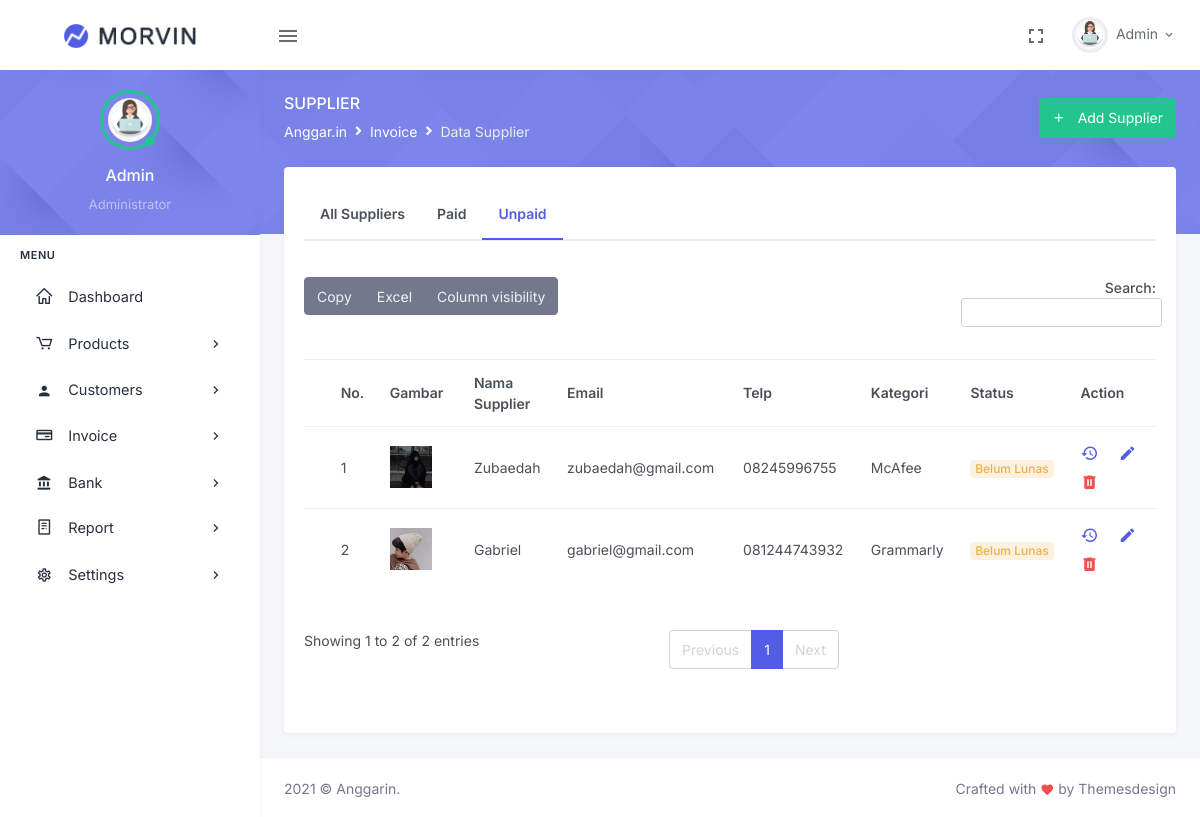
The app's page /index.php/supplier/unpaidSupplier with its own data.
### tables this page shows
CREATE TABLE IF NOT EXISTS `supplier` (
  `id_supplier` int(11) NOT NULL AUTO_INCREMENT,
  `nama_supplier` varchar(100) NOT NULL,
  `telp_supplier` varchar(50) NOT NULL,
  `email_supplier` varchar(50) NOT NULL,
  `kategori` varchar(150) NOT NULL,
  `keterangan_supplier` varchar(50) NOT NULL,
  `gambar_supplier` varchar(500) DEFAULT NULL,
  PRIMARY KEY (`id_supplier`)
);

### application/controllers/supplier.php (called while the page is built, shortened)
<?php
class supplier extends CI_Controller {
    public function __construct(){
        $this->load->model('supplier_model');
        $this->load->library('form_validation');
    }
    public function unpaidSupplier(){
        $data['title']='Data Supplier';
        $data['unpaid_supplier'] = $this->supplier_model->getUnpaidSupplier();
        $this->load->view('template/header', $data);
        $this->load->view('supplier/unpaidSupplier');
        $this->load->view('template/footer');
    }
}
?>

### index.php (called while the page is built, shortened)
<?php
require_once BASEPATH.'core/CodeIgniter.php';

### application/models/supplier_model.php (called while the page is built, shortened)
<?php
class supplier_model extends CI_Model{
    public function getUnpaidSupplier(){
        $sql = "SELECT * FROM supplier WHERE keterangan_supplier='Belum Lunas'";
        $result = $this->db->query($sql);
        return $result->result_array();
    }
}
?>

### application/views/supplier/unpaidSupplier.php (the view)
<div class="main-content">
    <div class="page-content">
        <div class="page-title-box">
            <div class="container-fluid">
                <div class="row align-items-center">
                    <div class="col-sm-6">
                        <div class="page-title">
                            <h4>Supplier</h4>
                                <ol class="breadcrumb m-0">
                                    <li class="breadcrumb-item"><a href="javascript: void(0);">Anggar.in</a></li>
                                    <li class="breadcrumb-item"><a href="javascript: void(0);">Invoice</a></li>
                                    <li class="breadcrumb-item active">Data Supplier</li>
                                </ol>
                        </div>
                    </div>
                    <div class="col-sm-6">
                    <div class="float-end d-none d-sm-block">
                        <a href="<?= base_url();?>addsupplier" class="btn btn-success"><i class="mdi mdi-plus me-2"></i> Add Supplier</a>
                    </div>
                    </div>
                </div>
            </div>
            </div>
        <div class="container-fluid">
            <div class="page-content-wrapper">
                <div class="row">
                    <div class="col-lg-12">
                        <div class="card">
                            <div class="card-body">
                            <ul class="nav nav-tabs nav-tabs-custom mb-4">
                                <li class="nav-item">
                                    <a class="nav-link fw-bold p-3 " href="<?php echo base_url('')?>supplier">All Suppliers</a>
                                </li>
                                <li class="nav-item">
                                    <a class="nav-link p-3 fw-bold " href="<?php echo base_url('')?>paidSupplier">Paid</a>
                                </li>
                                <li class="nav-item">
                                    <a class="nav-link p-3 fw-bold active" href="<?php echo base_url('')?>unpaidSupplier">Unpaid</a>
                                </li>
                            </ul>
                            <div class="table mt-3 tab-content">
                                    <table id="datatable-buttons" class="table table-centered datatable dt-responsive nowrap " style="border-collapse: collapse; border-spacing: 0; width: 100%;">
                                        <thead class="thead-light">
                                            <tr>
                                                <th></th>
                                                <th>No.</th>
                                                <th >Gambar</th>
                                                <th>Nama Supplier</th>
                                                <th>Email</th>
                                                <th>Telp</th>
                                                <th>Kategori</th>
                                                <th>Status</th>
                                                <th style="width: 150px;">Action</th>
                                            </tr>
                                        </thead>
                                        <tbody>
                                            <?php $no=1;
                                            foreach($unpaid_supplier as $supplier): ?>
                                            <tr>
                                                <td></td>
                                                <td><?= $no++?></td>
                                                <td><img src="<?php echo base_url('./upload/'.$supplier['gambar_supplier']); ?>" width="42" class="me-3" alt=""/></td>
                                                <td><?= $supplier['nama_supplier'];?></td>
                                                <td><?= $supplier['email_supplier'];?></td>
                                                <td><?= $supplier['telp_supplier'];?></td>
                                                <td><?= $supplier['kategori'];?></td>
                                                <td>
                                                        <div class="badge badge-soft-warning font-size-12"><?= $supplier['keterangan_supplier'];?></div>
                                                </td>
                                                <td id="tooltip-container0">
                                                    <a href="<?php echo base_url('supplier/histori') ?>/<?php echo $supplier['id_supplier'] ?>" class="me-3 text-primary" data-bs-container="#tooltip-container3" data-bs-toggle="tooltip" data-bs-placement="top" title="Histori"><i class="mdi mdi-history font-size-18"></i></a>
                                                    <a href="<?php echo base_url('supplier/edit') ?>/<?php echo $supplier['id_supplier'] ?>" class="me-3 text-primary" data-bs-container="#tooltip-container0" data-bs-toggle="tooltip" data-bs-placement="top" title="Edit"><i class="mdi mdi-pencil font-size-18"></i> </a>
                                                    <a href="<?php echo base_url('supplier/hapus') ?>/<?php echo $supplier['id_supplier'] ?>" class="text-danger" data-bs-container="#tooltip-container0" data-bs-toggle="tooltip" data-bs-placement="top" title="Delete"><i class="mdi mdi-trash-can font-size-18"></i></a>
                                                </td>
                                            </tr>
                                            <?php endforeach; ?>
                                        </tbody>
                                    </table>
                                </div>
                            </div>
                        </div>
                    </div>
                </div>
            </div>
        </div>
    </div>

### records on screen
supplier: gambar_supplier (picture), nama_supplier "Zubaedah", email_supplier "zubaedah@gmail.com", telp_supplier "08245996755", kategori "McAfee", keterangan_supplier "Belum Lunas"
supplier: gambar_supplier (picture), nama_supplier "Gabriel", email_supplier "gabriel@gmail.com", telp_supplier "081244743932", kategori "Grammarly", keterangan_supplier "Belum Lunas"
